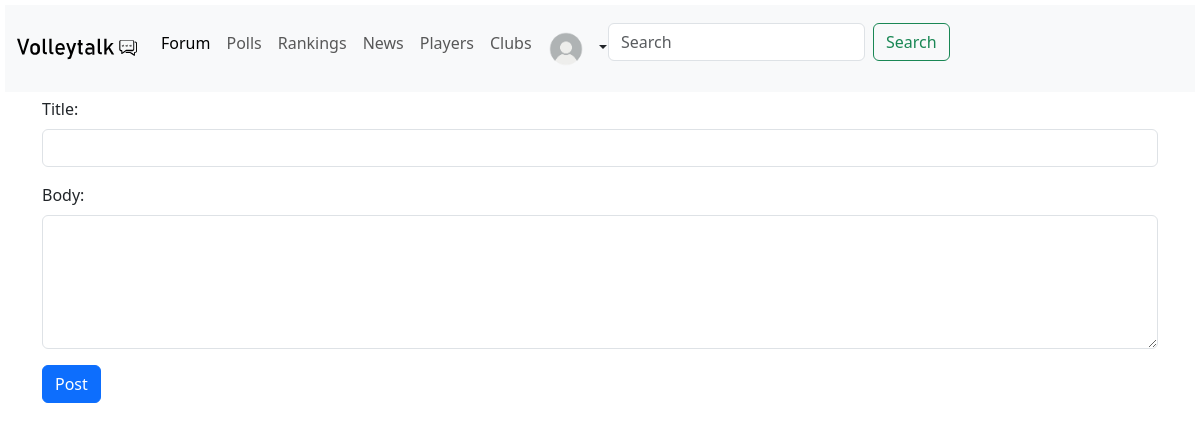
Page /forum on the earlier database version.
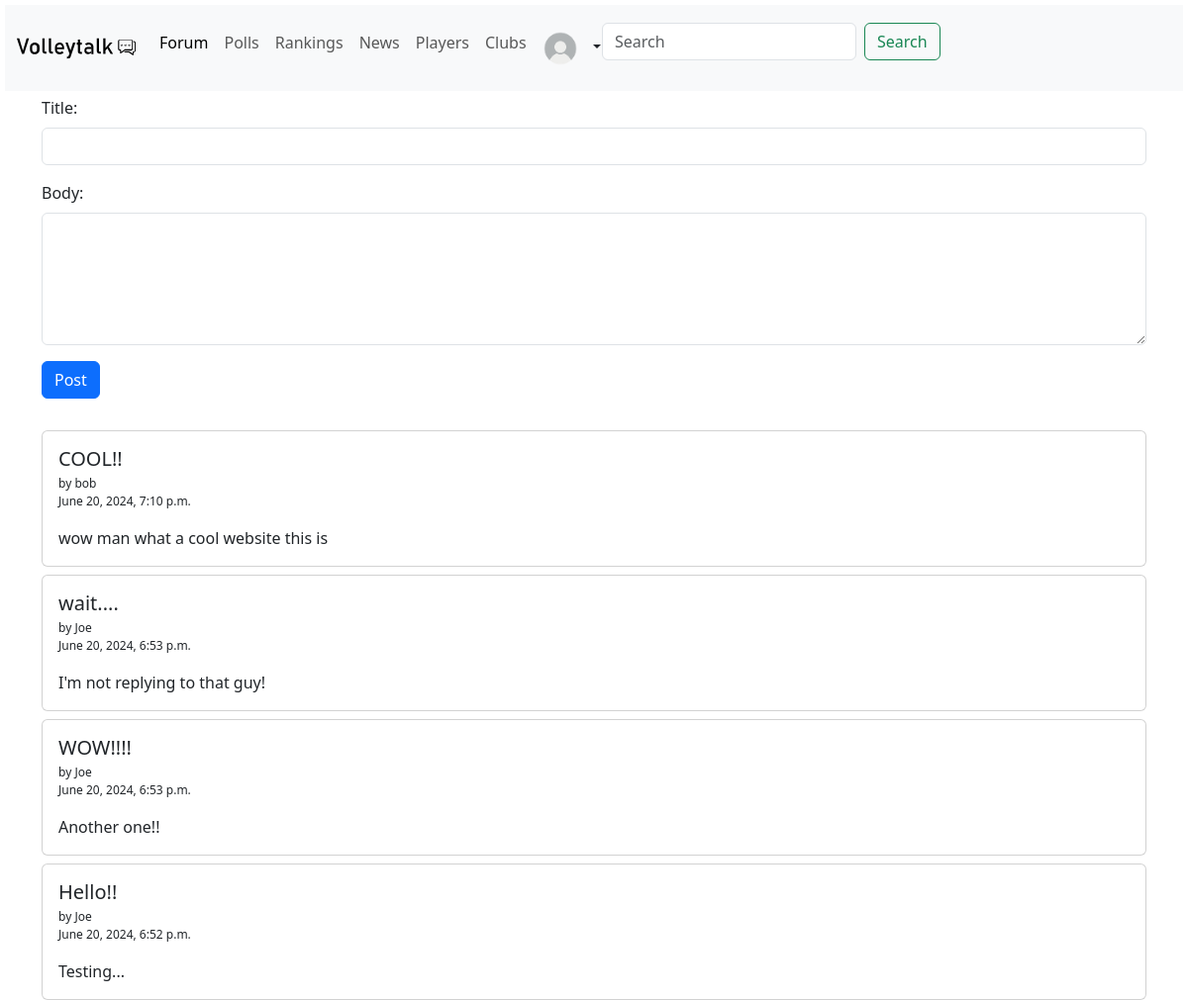
Same page on the later database version.
### forum/models.py (models this page shows)
class Post(models.Model):
    author = models.ForeignKey(settings.AUTH_USER_MODEL, on_delete=models.CASCADE)
    title = models.CharField(max_length=150)
    body = models.CharField(max_length=700, null=False)
    likes = models.ManyToManyField(User, related_name='likes', blank=True)
    post_date = models.DateTimeField(auto_now_add=True)
    def __str__(self):
        return self.title

### forum/views.py (the view)
# urls.py: path('forum', views.forum, name='forum'),
def forum(request):
    all_posts = Post.objects.all()
    if request.method == 'POST':
        form = PostForm(request.POST)
        if form.is_valid():
            post = form.save(commit=False)
            post.author = request.user
            form.save()
        return render(request, 'forum.html', {'all_posts': all_posts})
    else:
        return render(request, 'forum.html', {'all_posts': all_posts})

### forum/templates/forum.html (shortened to what this page needs)
{% extends 'base.html' %} {% block title %} Volleytalk | Forum {% endblock %}
{% block style %} ../static/css/forum.css {% endblock %} {% block content %}
<form method="post" action='{% url "forum" %}'>
  <div class="mb-3">
    <label for="title" class="form-label">Title: </label>
    <input
      type="text"
      class="form-control"
      id="title"
      aria-describedby="emailHelp"
      name="title"
    />
  </div>
  <div class="mb-3">
    <label for="body" class="form-label">Body: </label>
    <textarea class="form-control" id="body" rows="5" name="body"></textarea>
  </div>
  <button type="submit" class="btn btn-primary">Post</button>
</form>
<br />
{% for post in all_posts reversed %}
<div class="card mt-2">
  <div class="card-body">
    <a class="link-dark link-underline-opacity-0 stretched-link" href="post/{{ post.id }}" ><h5 class="card-title">{{ post }}</h5></a>
    <p class="card-subtitle" style="font-size: 12px">by {{ post.author }}</p>
    <p style="font-size: 12px">{{ post.post_date }}</p>
    <p class="card-text">{{ post.body }}</p>
  </div>
</div>
{% endfor %} {% endblock %}

Differences in the rows shown:
added Post: title "COOL!!", author "bob", post_date "June 20, 2024, 7:10 p.m.", body "wow man what a cool website this is"
added Post: title "wait....", author "Joe", post_date "June 20, 2024, 6:53 p.m.", body "I'm not replying to that guy!"
added Post: title "WOW!!!!", author "Joe", post_date "June 20, 2024, 6:53 p.m.", body "Another one!!"
added Post: title "Hello!!", author "Joe", post_date "June 20, 2024, 6:52 p.m.", body "Testing..."
